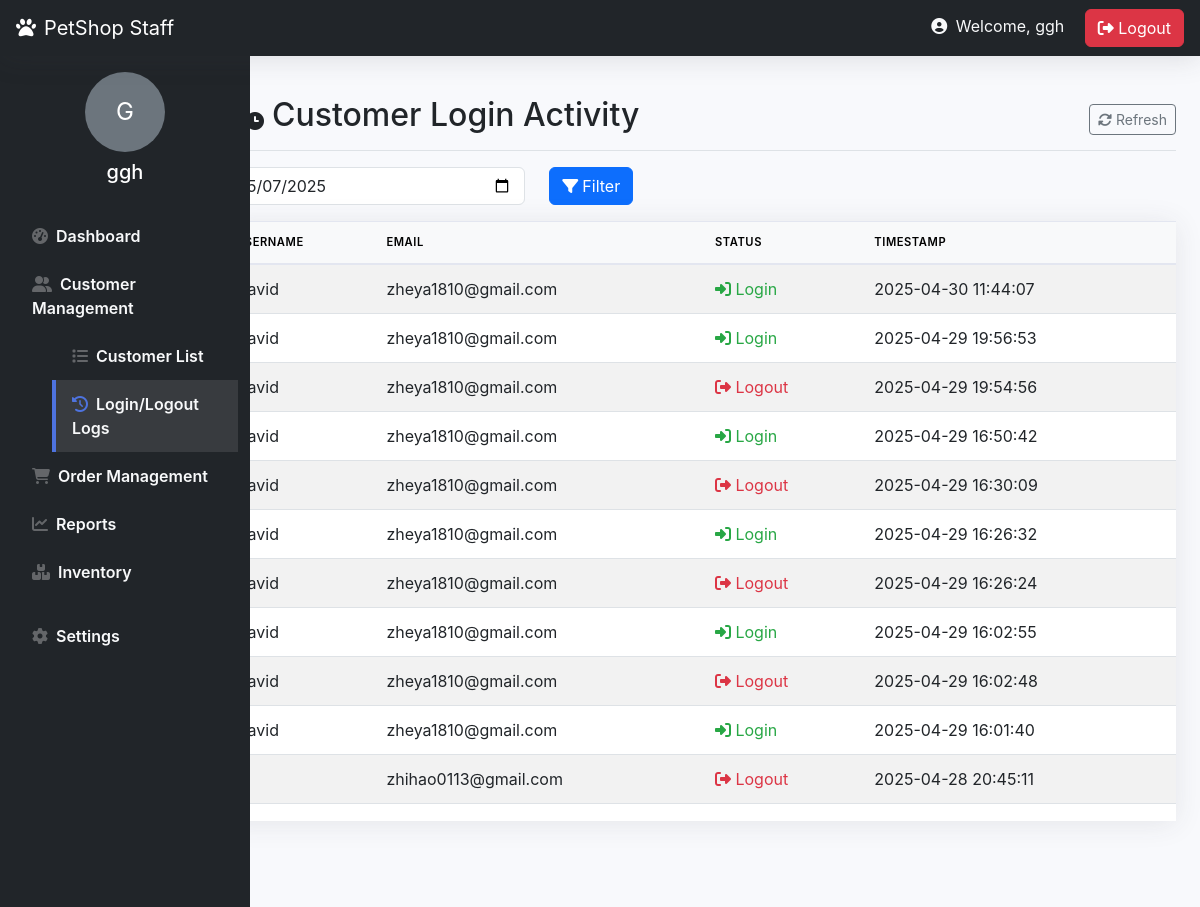
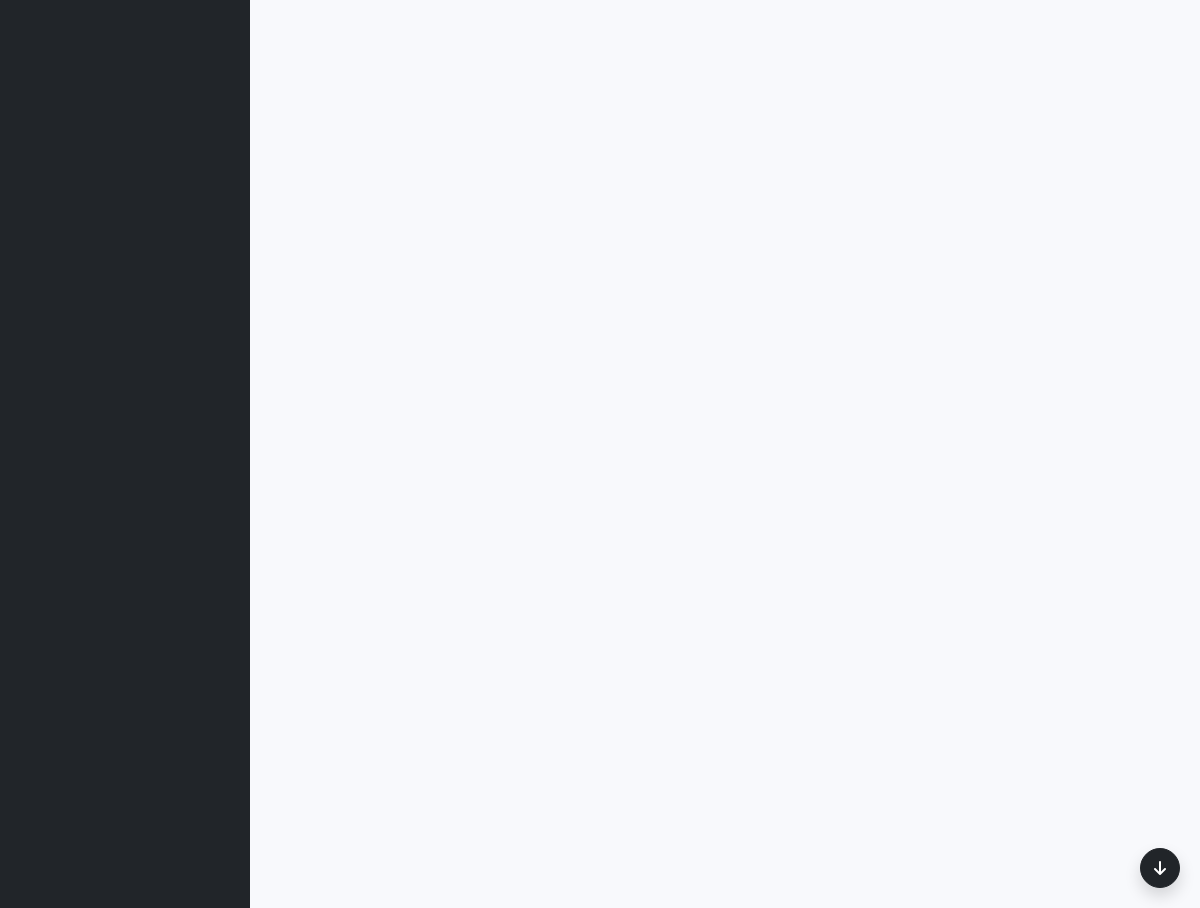
Page /staff_customer_logs.php (signed in) on the committed database (2 pictures, top to bottom).
### tables this page shows
CREATE TABLE `staff` (
  `Staff_ID` int(11) NOT NULL,
  `Staff_name` varchar(50) NOT NULL,
  `Staff_Username` varchar(50) NOT NULL,
  `Staff_Password` varchar(50) NOT NULL,
  `created_at` timestamp NOT NULL DEFAULT current_timestamp(),
  `position` varchar(255) NOT NULL,
  `Staff_Email` varchar(100) NOT NULL,
  `status` varchar(20) NOT NULL DEFAULT 'Active',
  `reset_token` varchar(64) DEFAULT NULL,
  `reset_token_expires` datetime DEFAULT NULL,
  `password_reset_token` varchar(255) DEFAULT NULL,
  `token_expiry` datetime DEFAULT NULL,
  `login_attempts` int(11) DEFAULT 0,
  `last_failed_login` datetime DEFAULT NULL
);

CREATE TABLE `customer_login_logs` (
  `id` int(11) NOT NULL,
  `username` varchar(50) NOT NULL,
  `email` varchar(100) NOT NULL,
  `status` varchar(10) NOT NULL COMMENT 'login/logout/failed',
  `timestamp` datetime NOT NULL DEFAULT current_timestamp()
);

### staff_customer_logs.php (the view, shortened to what this page needs)
<?php
$host = "localhost";
$username_db = "root";
$password_db = "";
$database = "petshop";
$conn = new mysqli($host, $username_db, $password_db, $database);
$staff_id = $_SESSION['staff_id'];
$staff_query = "SELECT Staff_username, position FROM staff WHERE Staff_ID = ?";
$stmt = $conn->prepare($staff_query);
$stmt->bind_param("i", $staff_id);
$stmt->execute();
$staff_result = $stmt->get_result();
$staff = $staff_result->fetch_assoc();
$dateFilter = "";
$result = $conn->query("SELECT username, email, status, timestamp
                       FROM customer_login_logs
                       $dateFilter
                       ORDER BY timestamp DESC");
?>
<!DOCTYPE html>
<html lang="en">
<head>
    <link href="https://cdn.jsdelivr.net/npm/bootstrap@5.3.0/dist/css/bootstrap.min.css" rel="stylesheet">
    <link rel="stylesheet" href="https://cdnjs.cloudflare.com/ajax/libs/font-awesome/6.4.0/css/all.min.css">
    <link rel="stylesheet" href="admin_home.css">
</head>
<body>
<nav class="navbar navbar-dark bg-dark px-3">
    <div class="d-flex align-items-center">
        <a class="navbar-brand" href="#">
            <i class="fas fa-paw me-2"></i>PetShop Staff
        </a>
    </div>
    <div>
    <span class="text-light me-3">
    <i class="fas fa-user-circle me-1"></i>
    Welcome, <?php echo htmlspecialchars($staff['Staff_username'] ?? $_SESSION['staff_name']); ?>
</span>
        <a href="logout.php" class="btn btn-danger"><i class="fas fa-sign-out-alt"></i> Logout</a>
    </div>
</nav>
<div class="container-fluid">
    <div class="row">
        <nav id="sidebar" class="col-lg-2 d-lg-block bg-dark sidebar">
            <div class="position-sticky pt-3">
                <div class="d-flex flex-column align-items-center mb-4">
                    <?php
                    $avatar_path = isset($_SESSION['avatar_path']) ? $_SESSION['avatar_path'] : "staff_avatars/" . $_SESSION['staff_id'] . ".jpg";
                    if (file_exists($avatar_path)): ?>
                        <img src="<?php echo $avatar_path; ?>" class="rounded-circle mb-2" alt="Staff Avatar" style="width: 80px; height: 80px; object-fit: cover;">
                    <?php else: ?>
                        <div class="rounded-circle mb-2 bg-secondary d-flex align-items-center justify-content-center" style="width: 80px; height: 80px;">
                            <span class="text-white" style="font-size: 24px;">
                            <?php
$username = $staff['Staff_username'] ?? $_SESSION['staff_name'];
echo strtoupper(substr($username, 0, 1));
?>
                            </span>
                        </div>
                    <?php endif; ?>
                    <h5 class="text-white mb-1"><?php echo htmlspecialchars($staff['Staff_username'] ?? $_SESSION['staff_name']); ?></h5>
                </div>
        <ul class="nav flex-column">
            <li class="nav-item">
                <a class="nav-link text-light" href="staff_homepage.php">
                    <i class="fas fa-tachometer-alt me-2"></i>Dashboard
                </a>
            </li>
            <li class="nav-item">
                <a class="nav-link text-light" data-bs-toggle="collapse" href="#customerMenu">
                    <i class="fas fa-user-friends me-2"></i>Customer Management
                </a>
                <div class="collapse show" id="customerMenu">
                    <ul class="nav flex-column ps-4">
                        <li class="nav-item">
                            <a class="nav-link text-light" href="staff_customer_list.php">
                                <i class="fas fa-list me-2"></i>Customer List
                            </a>
                        </li>
                        <li class="nav-item">
                                    <a class="nav-link text-light active" href="staff_customer_logs.php">
                                        <i class="fas fa-history me-2"></i>Login/Logout Logs
                                    </a>
                        </li>
                    </ul>
                </div>
            </li>
            <li class="nav-item">
                <a class="nav-link text-light" data-bs-toggle="collapse" href="#orderMenu">
                    <i class="fas fa-shopping-cart me-2"></i>Order Management
                </a>
            </li>
            <li class="nav-item">
                        <a class="nav-link text-light" href="staff_reports.php">
                            <i class="fas fa-chart-line me-2"></i>Reports
                        </a>
                    </li>
            <li class="nav-item">
                <a class="nav-link text-light" href="staff_inventory.php">
                    <i class="fas fa-boxes me-2"></i>Inventory
                </a>
            </li>
            <li class="nav-item mt-3">
                <a class="nav-link text-light" href="settings.php">
                    <i class="fas fa-cog me-2"></i>Settings
                </a>
            </li>
        </ul>
    </div>
</nav>
        <main class="col-lg-10 ms-sm-auto p-4">
            <div class="d-flex justify-content-between flex-wrap flex-md-nowrap align-items-center pt-3 pb-2 mb-3 border-bottom">
                <h1 class="h2">
                    <i class="fas fa-user-clock me-2"></i>Customer Login Activity
                </h1>
                <div class="btn-toolbar mb-2 mb-md-0">
                    <button type="button" class="btn btn-sm btn-outline-secondary" onclick="window.location.reload()">
                        <i class="fas fa-sync-alt me-1"></i>Refresh
                    </button>
                </div>
            </div>
            <form method="GET" action="" class="row mb-3">
                <div class="col-md-4">
                    <input type="date" name="logDate" class="form-control"
                           value="<?php echo isset($_GET['logDate']) ? htmlspecialchars($_GET['logDate']) : date('Y-m-d'); ?>">
                </div>
                <div class="col-md-2">
                    <button type="submit" class="btn btn-primary">
                        <i class="fas fa-filter me-1"></i>Filter
                    </button>
                </div>
            </form>
            <div class="card">
                <div class="card-body p-0">
                    <div class="table-responsive">
                        <table class="table table-striped table-hover mb-0">
                            <thead class="table-light">
                                <tr>
                                    <th>Username</th>
                                    <th>Email</th>
                                    <th>Status</th>
                                    <th>Timestamp</th>
                                </tr>
                            </thead>
                            <tbody>
                                <?php if ($result->num_rows > 0): ?>
                                    <?php while($row = $result->fetch_assoc()): ?>
                                        <tr>
                                            <td><?php echo htmlspecialchars($row['username']); ?></td>
                                            <td><?php echo htmlspecialchars($row['email']); ?></td>
                                            <td>
                                                <?php if ($row['status'] === 'login'): ?>
                                                    <span class="status-login"><i class="fas fa-sign-in-alt"></i> Login</span>
                                                <?php elseif ($row['status'] === 'logout'): ?>
                                                    <span class="status-logout"><i class="fas fa-sign-out-alt"></i> Logout</span>
                                                <?php else: ?>
                                                    <span class="status-failed"><i class="fas fa-exclamation-triangle"></i> Failed</span>
                                                <?php endif; ?>
                                            </td>
                                            <td><?php echo htmlspecialchars($row['timestamp']); ?></td>
                                        </tr>
                                    <?php endwhile; ?>
                                <?php else: ?>
                                    <tr>
                                        <td colspan="4" class="text-center py-4">No login records found</td>
                                    </tr>
                                <?php endif; ?>
                            </tbody>
                        </table>
                    </div>
                </div>
            </div>
        </main>
    </div>
</div>
<div class="scroll-buttons">
    <button id="scrollToBottomBtn" class="btn btn-dark rounded-circle shadow">
        <i class="fas fa-arrow-down"></i>
    </button>
</div>
</body>
</html>

### admin_home.css (style rules this page uses)
:root { --sidebar-width: 250px; --topbar-height: 56px; --primary-color: #4e73df; --success-color: #1cc88a; --info-color: #36b9cc; --warning-color: #f6c23e; --danger-color: #e74a3b; --dark-color: #5a5c69; }
body { font-family: 'Nunito', -apple-system, BlinkMacSystemFont, 'Segoe UI', Roboto, 'Helvetica Neue', Arial, sans-serif; background-color: #f8f9fc; padding-top: var(--topbar-height); }
.navbar { height: var(--topbar-height); box-shadow: 0 0.15rem 1.75rem 0 rgba(58, 59, 69, 0.15); position: fixed; top: 0; right: 0; left: 0; z-index: 1030; }
.sidebar { width: var(--sidebar-width); height: calc(100vh - var(--topbar-height)); position: fixed; top: var(--topbar-height); left: 0; background-color: #393440; transition: all 0.3s; z-index: 1020; overflow-y: auto; }
.sidebar .nav-link { color: rgba(255, 255, 255, 0.8); padding: 0.75rem 1rem; font-weight: 600; border-left: 0.25rem solid transparent; transition: all 0.3s; }
.sidebar .nav-link i { margin-right: 0.5rem; color: rgba(255, 255, 255, 0.3); }
.sidebar .nav-link.active { color: #fff; background-color: rgba(255, 255, 255, 0.1); border-left-color: var(--primary-color); }
.sidebar .nav-link.active i { color: var(--primary-color); }
.sidebar .collapse { margin-left: 1rem; }
main { margin-left: var(--sidebar-width); padding: 1.5rem; margin-top: var(--topbar-height); transition: all 0.3s; overflow: visible; }
.card { border: none; border-radius: 0.35rem; box-shadow: 0 0.15rem 1.75rem 0 rgba(58, 59, 69, 0.1); margin-bottom: 1.5rem; }
.card-body { position: relative; overflow: visible; padding: 1.25rem; }
.table { color: #858796; }
.table thead th { border-bottom: 2px solid #e3e6f0; font-weight: 600; text-transform: uppercase; font-size: 0.7rem; letter-spacing: 0.05em; }
.table td, .table th { padding: 0.75rem; vertical-align: middle; border-top: 1px solid #e3e6f0; }

### staff_customer_logs.php (style rules this page uses)
#sidebar { background-color: #343a40; min-height: 100vh; transition: transform 0.3s ease; }
.status-login { color: #28a745; }
.status-logout { color: #dc3545; }
.table-responsive { max-height: 600px; overflow-y: auto; }
.scroll-buttons { position: fixed; bottom: 20px; right: 20px; display: flex; flex-direction: column; gap: 10px; }
.scroll-buttons button { width: 40px; height: 40px; display: flex; align-items: center; justify-content: center; }

### rows in the picture
staff: Staff_Username "ggh", Staff_Username "G"
customer_login_logs: username "David", email "zheya1810@gmail.com", status "login" (drawn), timestamp "2025-04-30 11:44:07"
customer_login_logs: username "David", email "zheya1810@gmail.com", status "login" (drawn), timestamp "2025-04-29 19:56:53"
customer_login_logs: username "David", email "zheya1810@gmail.com", status "logout" (drawn), timestamp "2025-04-29 19:54:56"
customer_login_logs: username "David", email "zheya1810@gmail.com", status "login" (drawn), timestamp "2025-04-29 16:50:42"
customer_login_logs: username "David", email "zheya1810@gmail.com", status "logout" (drawn), timestamp "2025-04-29 16:30:09"
customer_login_logs: username "David", email "zheya1810@gmail.com", status "login" (drawn), timestamp "2025-04-29 16:26:32"
customer_login_logs: username "David", email "zheya1810@gmail.com", status "logout" (drawn), timestamp "2025-04-29 16:26:24"
customer_login_logs: username "David", email "zheya1810@gmail.com", status "login" (drawn), timestamp "2025-04-29 16:02:55"
customer_login_logs: username "David", email "zheya1810@gmail.com", status "logout" (drawn), timestamp "2025-04-29 16:02:48"
customer_login_logs: username "David", email "zheya1810@gmail.com", status "login" (drawn), timestamp "2025-04-29 16:01:40"
customer_login_logs: email "zhihao0113@gmail.com", status "logout" (drawn), timestamp "2025-04-28 20:45:11"
customer_login_logs: status "login" (drawn)
